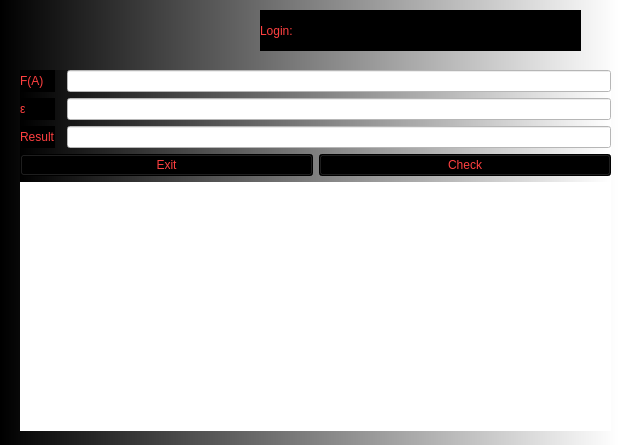
<?xml version="1.0" encoding="UTF-8"?>
<ui version="4.0">
 <class>Halving_method</class>
 <widget class="QWidget" name="Halving_method">
  <property name="geometry">
   <rect>
    <x>0</x>
    <y>0</y>
    <width>619</width>
    <height>445</height>
   </rect>
  </property>
  <property name="windowTitle">
   <string>Form</string>
  </property>
  <property name="styleSheet">
   <string notr="true">background-color: qlineargradient(spread:pad, x1:0, y1:0, x2:1, y2:0, stop:0 rgba(0, 0, 0, 255), stop:1 rgba(255, 255, 255, 255));</string>
  </property>
  <widget class="QWidget" name="gridLayoutWidget">
   <property name="geometry">
    <rect>
     <x>20</x>
     <y>70</y>
     <width>591</width>
     <height>361</height>
    </rect>
   </property>
   <property name="styleSheet">
    <string notr="true">font: 700 14pt &quot;Times New Roman&quot;;
color: rgb(255, 64, 64);
background-color: qlineargradient(spread:pad, x1:0, y1:0, x2:1, y2:0, stop:0 rgba(0, 0, 0, 255), stop:1 rgba(255, 255, 255, 255));
</string>
   </property>
   <layout class="QGridLayout" name="gridLayout_2">
    <item row="3" column="0">
     <widget class="QLabel" name="label_result_halving_method">
      <property name="styleSheet">
       <string notr="true">font: 700 14pt &quot;Times New Roman&quot;;
color: rgb(255, 64, 64);
background-color: rgb(0, 0, 0);
</string>
      </property>
      <property name="text">
       <string>Result</string>
      </property>
     </widget>
    </item>
    <item row="4" column="0" colspan="3">
     <layout class="QHBoxLayout" name="horizontalLayout">
      <item>
       <widget class="QPushButton" name="pushButton_exit_halving_method">
        <property name="styleSheet">
         <string notr="true">font: 700 14pt &quot;Times New Roman&quot;;
color: rgb(255, 64, 64);
background-color: rgb(0, 0, 0);</string>
        </property>
        <property name="text">
         <string>Exit</string>
        </property>
       </widget>
      </item>
      <item>
       <widget class="QPushButton" name="pushButton_check_halving_method">
        <property name="styleSheet">
         <string notr="true">font: 700 14pt &quot;Times New Roman&quot;;
color: rgb(255, 64, 64);
background-color: rgb(0, 0, 0);
</string>
        </property>
        <property name="text">
         <string>Check</string>
        </property>
       </widget>
      </item>
     </layout>
    </item>
    <item row="5" column="0" colspan="3">
     <widget class="QLabel" name="label_error_halving_method">
      <property name="styleSheet">
       <string notr="true">font: 700 14pt &quot;Times New Roman&quot;;
color: rgb(255, 64, 64);
background-color: rgb(255, 255, 255);
</string>
      </property>
      <property name="text">
       <string/>
      </property>
     </widget>
    </item>
    <item row="2" column="0">
     <widget class="QLabel" name="label_eps">
      <property name="styleSheet">
       <string notr="true">font: 700 14pt &quot;Times New Roman&quot;;
color: rgb(255, 64, 64);
background-color: rgb(0, 0, 0);
</string>
      </property>
      <property name="text">
       <string>ε</string>
      </property>
     </widget>
    </item>
    <item row="1" column="2">
     <widget class="QLineEdit" name="lineEdit_f">
      <property name="styleSheet">
       <string notr="true">font: 700 14pt &quot;Times New Roman&quot;;
color: rgb(255, 64, 64);
background-color: rgb(255, 255, 255);
</string>
      </property>
     </widget>
    </item>
    <item row="3" column="2">
     <widget class="QLineEdit" name="lineEdit_result_halving_method">
      <property name="styleSheet">
       <string notr="true">font: 700 14pt &quot;Times New Roman&quot;;
color: rgb(255, 64, 64);
background-color: rgb(255, 255, 255);
</string>
      </property>
     </widget>
    </item>
    <item row="1" column="0">
     <widget class="QLabel" name="label_f">
      <property name="styleSheet">
       <string notr="true">font: 700 14pt &quot;Times New Roman&quot;;
color: rgb(255, 64, 64);
background-color: rgb(0, 0, 0);
</string>
      </property>
      <property name="text">
       <string>F(A)</string>
      </property>
     </widget>
    </item>
    <item row="2" column="2">
     <widget class="QLineEdit" name="lineEdit_eps">
      <property name="styleSheet">
       <string notr="true">font: 700 14pt &quot;Times New Roman&quot;;
color: rgb(255, 64, 64);
background-color: rgb(255, 255, 255);
</string>
      </property>
     </widget>
    </item>
   </layout>
  </widget>
  <widget class="QLabel" name="label1">
   <property name="geometry">
    <rect>
     <x>260</x>
     <y>10</y>
     <width>71</width>
     <height>41</height>
    </rect>
   </property>
   <property name="styleSheet">
    <string notr="true">font: 700 14pt &quot;Times New Roman&quot;;
color: rgb(255, 64, 64);
background-color: rgb(0, 0, 0);
</string>
   </property>
   <property name="text">
    <string>Login:</string>
   </property>
  </widget>
  <widget class="QLabel" name="label_login">
   <property name="geometry">
    <rect>
     <x>330</x>
     <y>10</y>
     <width>251</width>
     <height>41</height>
    </rect>
   </property>
   <property name="styleSheet">
    <string notr="true">font: 700 14pt &quot;Times New Roman&quot;;
color: rgb(255, 64, 64);
background-color: rgb(0, 0, 0);
</string>
   </property>
   <property name="text">
    <string/>
   </property>
  </widget>
 </widget>
 <resources/>
 <connections/>
</ui>
